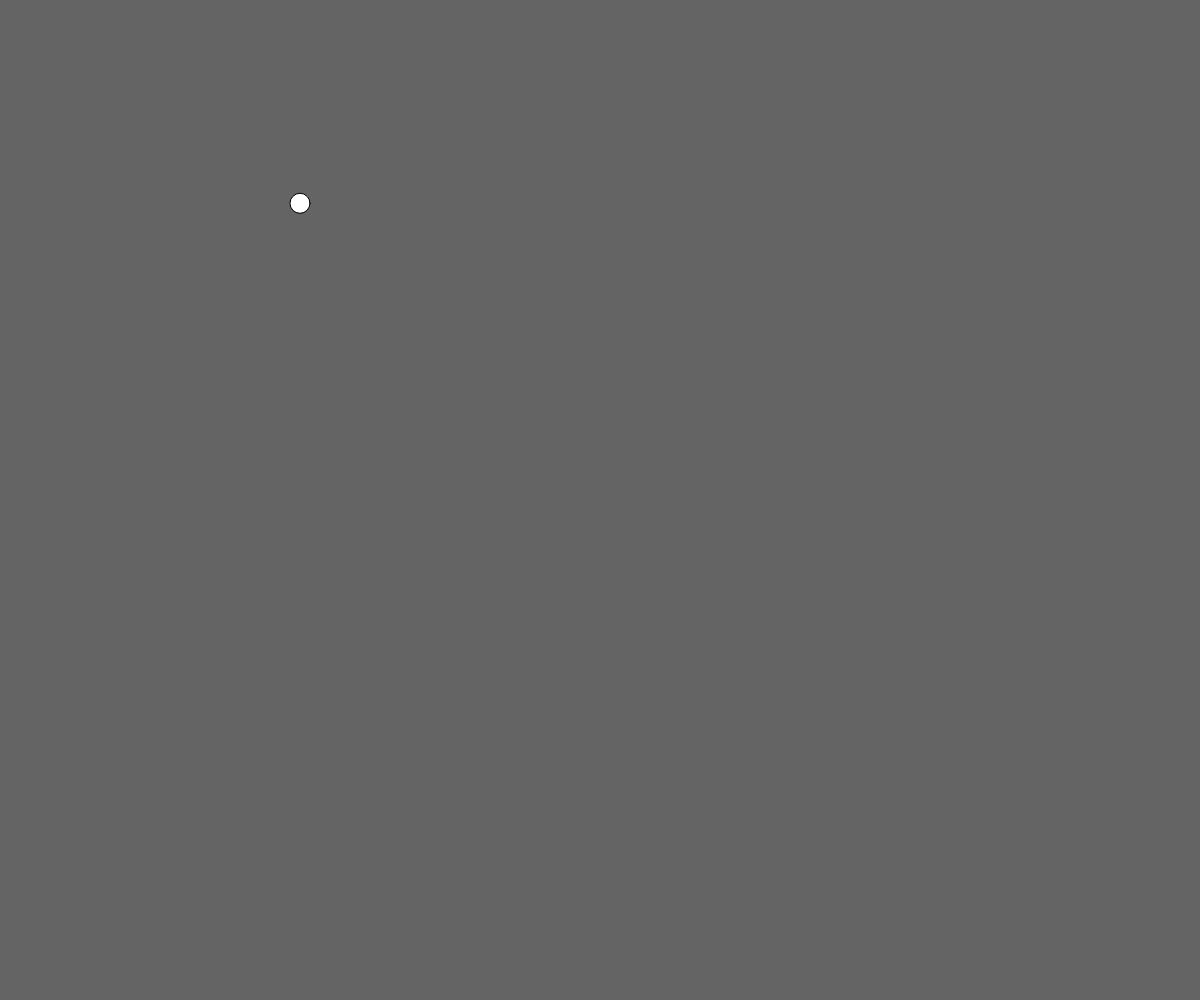
Frame 1 (no input)
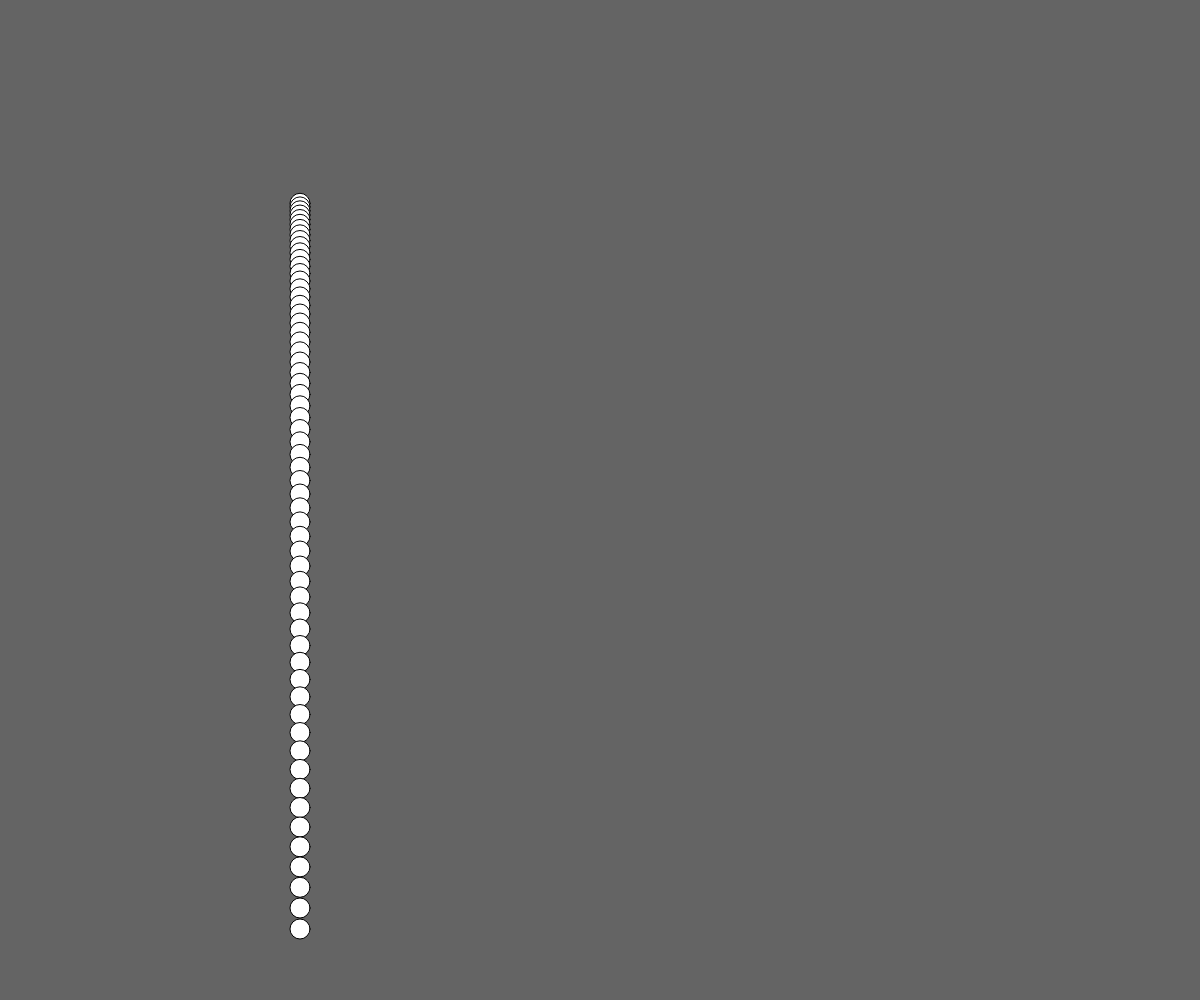
Frame 60 (no input)
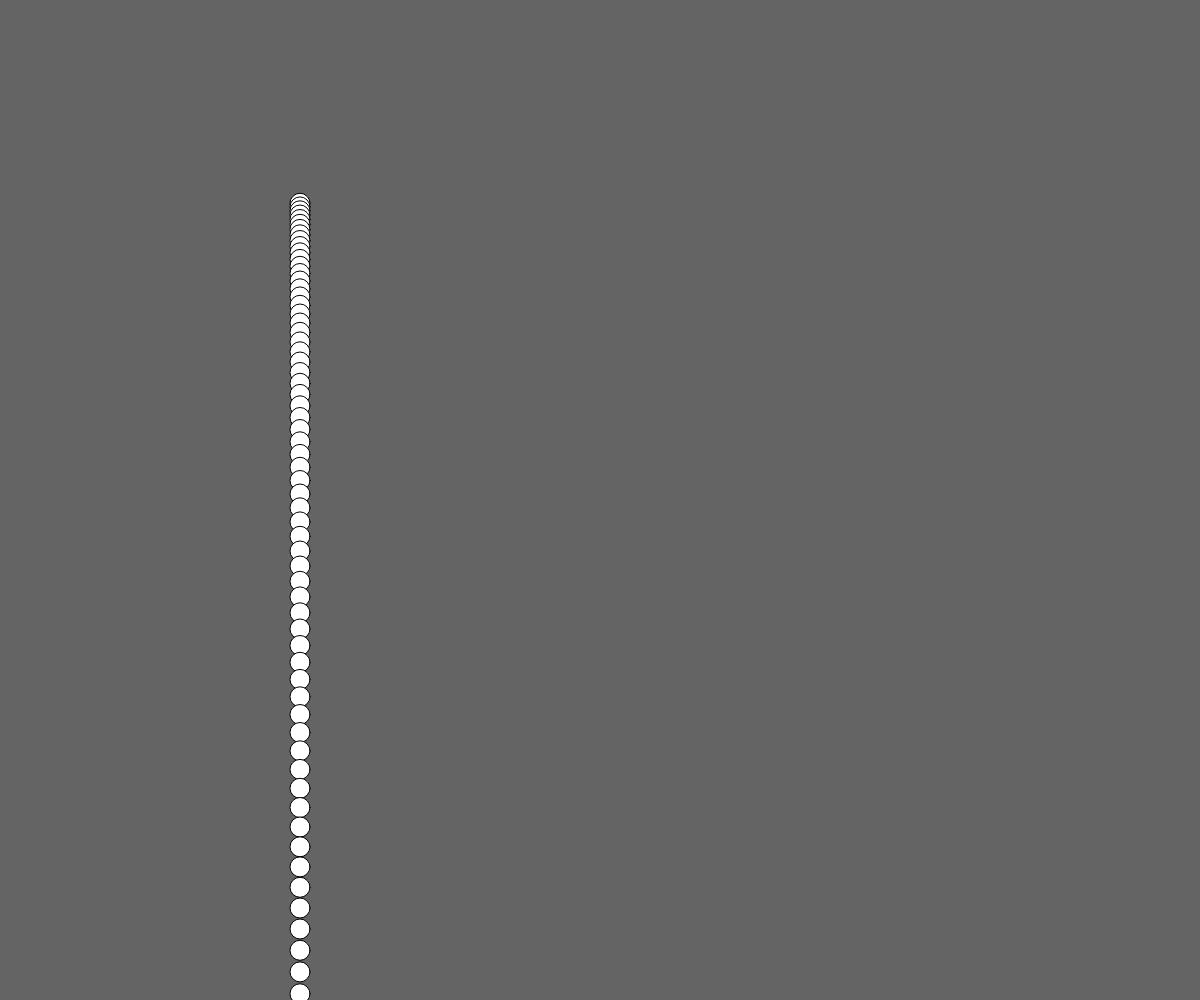
Frame 120 (the mouse pressed at the canvas centre since frame 60)

The p5.js sketch that drew these frames (run headless with seeded random() and noise() and a simulated clock; from frame 60 on, the mouse is pressed at the canvas centre):

// p5.js sketch
// ── sketch.js
//필요한 변수들 설정 및 선언
let rad = 10;  //입자 반지름
let xpos, ypos, vx, vy, ax, ay, dt;  //운동 관련 필요 변수들

//화면 구성 및 입자에 대한 설정
function setup() {
	createCanvas(windowWidth, windowHeight);  //화면 크기
	background(100);  //배경 색(위치를 어디에 둘지 고민해 보기)
	ellipseMode(RADIUS);  //반지름을 기준으로 타원그리기
	xpos = windowWidth/4;  //x의 초기값
    ypos = windowHeight/5;  //y의 초기값
	vy = 30;	 //y방향 초기속도
	ay = 30; //0.5;	 //y방향 초기 가속도
    dt = 0.1;  //시간간격
}

//반복적 작동 부분
function draw() {
	vy += ay*dt;  //y방향 초기 가속도
	ypos += vy*dt;  //y방향 초기 가속도
	ellipse(xpos, ypos, rad, rad);
}
